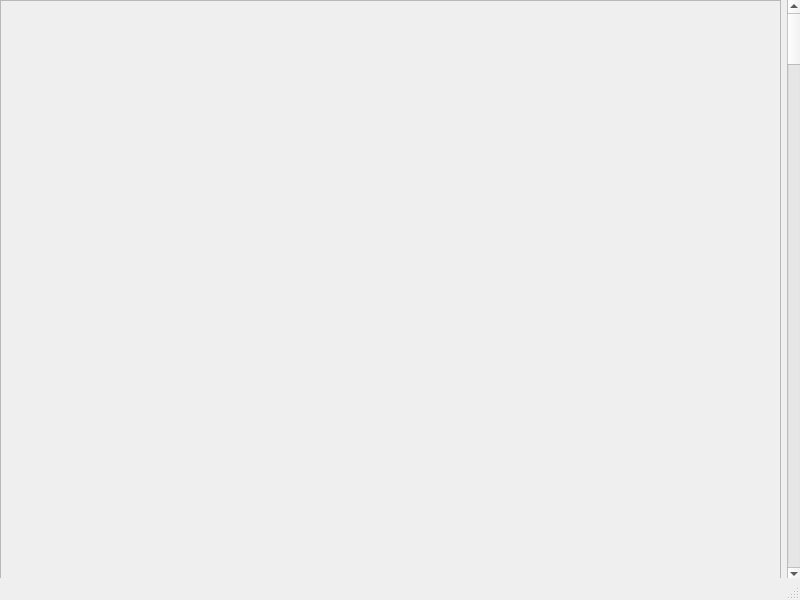
<?xml version="1.0" encoding="UTF-8"?>
<ui version="4.0">
 <class>MainWindow</class>
 <widget class="QMainWindow" name="MainWindow">
  <property name="geometry">
   <rect>
    <x>0</x>
    <y>0</y>
    <width>800</width>
    <height>600</height>
   </rect>
  </property>
  <property name="windowTitle">
   <string>MainWindow</string>
  </property>
  <widget class="QWidget" name="centralwidget">
   <widget class="QWidget" name="horizontalLayoutWidget">
    <property name="geometry">
     <rect>
      <x>0</x>
      <y>0</y>
      <width>801</width>
      <height>581</height>
     </rect>
    </property>
    <layout class="QHBoxLayout" name="horizontalLayout">
     <item>
      <widget class="QFrame" name="frame">
       <property name="autoFillBackground">
        <bool>true</bool>
       </property>
       <property name="frameShape">
        <enum>QFrame::StyledPanel</enum>
       </property>
       <property name="frameShadow">
        <enum>QFrame::Raised</enum>
       </property>
      </widget>
     </item>
     <item>
      <widget class="QScrollBar" name="verticalScrollBar">
       <property name="orientation">
        <enum>Qt::Vertical</enum>
       </property>
      </widget>
     </item>
    </layout>
   </widget>
  </widget>
  <widget class="QMenuBar" name="menubar">
   <property name="geometry">
    <rect>
     <x>0</x>
     <y>0</y>
     <width>800</width>
     <height>22</height>
    </rect>
   </property>
  </widget>
  <widget class="QStatusBar" name="statusbar"/>
 </widget>
 <resources/>
 <connections/>
</ui>
